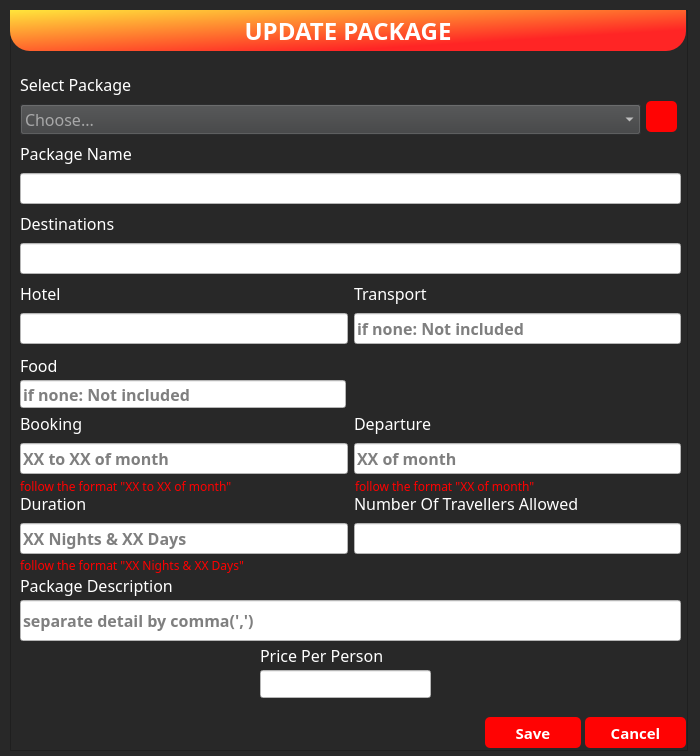
<?xml version="1.0" encoding="UTF-8"?>
<ui version="4.0">
 <class>updatePackage</class>
 <widget class="QDialog" name="updatePackage">
  <property name="geometry">
   <rect>
    <x>0</x>
    <y>0</y>
    <width>700</width>
    <height>756</height>
   </rect>
  </property>
  <property name="windowTitle">
   <string>Dialog</string>
  </property>
  <property name="styleSheet">
   <string notr="true">*{font-family:century gothic;
color:white;
}
QLabel{
font-size:16px;
}
#head{
border-bottom-left-radius: 20px;
border-bottom-right-radius: 20px;
background:qlineargradient(spread:pad, x1:0, y1:0, x2:1, y2:1, stop:0 #FFE53B, stop:0.74 #FF2525);
font-size:24px;
font-weight:bold;
}
QLineEdit{
font-size:16px;
font-weight:bold;
color:black;
background:white;
}
#updatePackage,#frame{
background:#282828;
}
#packageDescriptionEdit{
color:black;
background-color:white;
}
QPushButton {
font-size:15px;
font-weight:bold;
border:none;
border-radius:5px;
background: #ff0303;
}
QPushButton:hover {
background:#49ebff;
color:black;
}
#bookingValidate, #durationValidate, #departureValidate{
font-size:12px;
color:red;
background:transparent;
}
QComboBox{
font-size:16px;
background:#3e3f40;
}

QComboBox QAbstractItemView {
font-size:16px;
background-color:#3e3f40;
color:white;
}</string>
  </property>
  <widget class="QFrame" name="frame">
   <property name="geometry">
    <rect>
     <x>10</x>
     <y>10</y>
     <width>678</width>
     <height>741</height>
    </rect>
   </property>
   <property name="font">
    <font>
     <family>century gothic</family>
     <pointsize>12</pointsize>
    </font>
   </property>
   <property name="frameShape">
    <enum>QFrame::StyledPanel</enum>
   </property>
   <property name="frameShadow">
    <enum>QFrame::Raised</enum>
   </property>
   <widget class="QLabel" name="head">
    <property name="geometry">
     <rect>
      <x>0</x>
      <y>0</y>
      <width>676</width>
      <height>41</height>
     </rect>
    </property>
    <property name="text">
     <string>UPDATE PACKAGE</string>
    </property>
    <property name="alignment">
     <set>Qt::AlignCenter</set>
    </property>
   </widget>
   <widget class="QPushButton" name="saveButton">
    <property name="geometry">
     <rect>
      <x>475</x>
      <y>707</y>
      <width>96</width>
      <height>31</height>
     </rect>
    </property>
    <property name="text">
     <string>Save</string>
    </property>
   </widget>
   <widget class="QPushButton" name="cancelButton">
    <property name="geometry">
     <rect>
      <x>575</x>
      <y>707</y>
      <width>101</width>
      <height>31</height>
     </rect>
    </property>
    <property name="text">
     <string>Cancel</string>
    </property>
   </widget>
   <widget class="QWidget" name="verticalLayoutWidget">
    <property name="geometry">
     <rect>
      <x>10</x>
      <y>130</y>
      <width>661</width>
      <height>64</height>
     </rect>
    </property>
    <layout class="QVBoxLayout" name="verticalLayout">
     <item>
      <widget class="QLabel" name="packageNameLabel">
       <property name="text">
        <string>Package Name</string>
       </property>
      </widget>
     </item>
     <item>
      <widget class="QLineEdit" name="packageNameEdit"/>
     </item>
    </layout>
   </widget>
   <widget class="QWidget" name="verticalLayoutWidget_2">
    <property name="geometry">
     <rect>
      <x>10</x>
      <y>200</y>
      <width>661</width>
      <height>64</height>
     </rect>
    </property>
    <layout class="QVBoxLayout" name="verticalLayout_2">
     <item>
      <widget class="QLabel" name="destinationLabel">
       <property name="text">
        <string>Destinations</string>
       </property>
      </widget>
     </item>
     <item>
      <widget class="QLineEdit" name="destinationEdit"/>
     </item>
    </layout>
   </widget>
   <widget class="QWidget" name="gridLayoutWidget">
    <property name="geometry">
     <rect>
      <x>10</x>
      <y>270</y>
      <width>661</width>
      <height>64</height>
     </rect>
    </property>
    <layout class="QGridLayout" name="gridLayout">
     <item row="0" column="0">
      <widget class="QLabel" name="hotelLabel">
       <property name="text">
        <string>Hotel</string>
       </property>
      </widget>
     </item>
     <item row="0" column="1">
      <widget class="QLabel" name="transportLabel">
       <property name="text">
        <string>Transport</string>
       </property>
      </widget>
     </item>
     <item row="1" column="0">
      <widget class="QLineEdit" name="hotelEdit"/>
     </item>
     <item row="1" column="1">
      <widget class="QLineEdit" name="transportEdit">
       <property name="placeholderText">
        <string>if none: Not included</string>
       </property>
      </widget>
     </item>
    </layout>
   </widget>
   <widget class="QWidget" name="gridLayoutWidget_2">
    <property name="geometry">
     <rect>
      <x>10</x>
      <y>400</y>
      <width>661</width>
      <height>64</height>
     </rect>
    </property>
    <layout class="QGridLayout" name="gridLayout_2">
     <item row="0" column="1">
      <widget class="QLabel" name="departureLabel">
       <property name="text">
        <string>Departure</string>
       </property>
      </widget>
     </item>
     <item row="0" column="0">
      <widget class="QLabel" name="bookingStartsLabel">
       <property name="text">
        <string>Booking</string>
       </property>
      </widget>
     </item>
     <item row="1" column="0">
      <widget class="QLineEdit" name="bookingStartsEdit">
       <property name="placeholderText">
        <string>XX to XX of month</string>
       </property>
      </widget>
     </item>
     <item row="1" column="1">
      <widget class="QLineEdit" name="departureEdit">
       <property name="placeholderText">
        <string>XX of month</string>
       </property>
      </widget>
     </item>
    </layout>
   </widget>
   <widget class="QWidget" name="gridLayoutWidget_3">
    <property name="geometry">
     <rect>
      <x>10</x>
      <y>480</y>
      <width>661</width>
      <height>64</height>
     </rect>
    </property>
    <layout class="QGridLayout" name="gridLayout_3">
     <item row="0" column="1">
      <widget class="QLabel" name="NumOfTravellersLabel">
       <property name="text">
        <string>Number Of Travellers Allowed</string>
       </property>
      </widget>
     </item>
     <item row="0" column="0">
      <widget class="QLabel" name="durationLabel">
       <property name="text">
        <string>Duration</string>
       </property>
      </widget>
     </item>
     <item row="1" column="0">
      <widget class="QLineEdit" name="durationEdit">
       <property name="placeholderText">
        <string>XX Nights &amp; XX Days</string>
       </property>
      </widget>
     </item>
     <item row="1" column="1">
      <widget class="QLineEdit" name="NumOfTravellersEdit"/>
     </item>
    </layout>
   </widget>
   <widget class="QLabel" name="foodlabel">
    <property name="geometry">
     <rect>
      <x>10</x>
      <y>345</y>
      <width>331</width>
      <height>21</height>
     </rect>
    </property>
    <property name="text">
     <string>Food </string>
    </property>
   </widget>
   <widget class="QLineEdit" name="foodEdit">
    <property name="geometry">
     <rect>
      <x>10</x>
      <y>370</y>
      <width>326</width>
      <height>28</height>
     </rect>
    </property>
    <property name="placeholderText">
     <string>if none: Not included</string>
    </property>
   </widget>
   <widget class="QLineEdit" name="packageDescriptionEdit">
    <property name="geometry">
     <rect>
      <x>10</x>
      <y>590</y>
      <width>661</width>
      <height>41</height>
     </rect>
    </property>
    <property name="placeholderText">
     <string>separate detail by comma(',')</string>
    </property>
   </widget>
   <widget class="QLabel" name="packageDescriptionLabel">
    <property name="geometry">
     <rect>
      <x>10</x>
      <y>565</y>
      <width>331</width>
      <height>21</height>
     </rect>
    </property>
    <property name="text">
     <string>Package Description</string>
    </property>
   </widget>
   <widget class="QLineEdit" name="pricePerPersonEdit">
    <property name="geometry">
     <rect>
      <x>250</x>
      <y>660</y>
      <width>171</width>
      <height>28</height>
     </rect>
    </property>
    <property name="placeholderText">
     <string/>
    </property>
   </widget>
   <widget class="QLabel" name="pricePerPersonLabel">
    <property name="geometry">
     <rect>
      <x>250</x>
      <y>635</y>
      <width>171</width>
      <height>21</height>
     </rect>
    </property>
    <property name="text">
     <string>Price Per Person</string>
    </property>
   </widget>
   <widget class="QWidget" name="verticalLayoutWidget_3">
    <property name="geometry">
     <rect>
      <x>10</x>
      <y>60</y>
      <width>621</width>
      <height>65</height>
     </rect>
    </property>
    <layout class="QVBoxLayout" name="verticalLayout_3">
     <item>
      <widget class="QLabel" name="packageLabel">
       <property name="text">
        <string>Select Package</string>
       </property>
      </widget>
     </item>
     <item>
      <widget class="QComboBox" name="packageSelect">
       <property name="placeholderText">
        <string>Choose...</string>
       </property>
      </widget>
     </item>
    </layout>
   </widget>
   <widget class="QPushButton" name="searchButton">
    <property name="geometry">
     <rect>
      <x>636</x>
      <y>91</y>
      <width>31</width>
      <height>31</height>
     </rect>
    </property>
    <property name="text">
     <string/>
    </property>
    <property name="icon">
     <iconset resource="pics.qrc">
      <normaloff>:/search.svg</normaloff>:/search.svg</iconset>
    </property>
    <property name="iconSize">
     <size>
      <width>23</width>
      <height>22</height>
     </size>
    </property>
   </widget>
   <widget class="QLabel" name="bookingValidate">
    <property name="geometry">
     <rect>
      <x>10</x>
      <y>468</y>
      <width>321</width>
      <height>16</height>
     </rect>
    </property>
    <property name="text">
     <string>follow the format &quot;XX to XX of month&quot;</string>
    </property>
   </widget>
   <widget class="QLabel" name="departureValidate">
    <property name="geometry">
     <rect>
      <x>345</x>
      <y>468</y>
      <width>321</width>
      <height>16</height>
     </rect>
    </property>
    <property name="text">
     <string>follow the format &quot;XX of month&quot;</string>
    </property>
   </widget>
   <widget class="QLabel" name="durationValidate">
    <property name="geometry">
     <rect>
      <x>10</x>
      <y>547</y>
      <width>331</width>
      <height>16</height>
     </rect>
    </property>
    <property name="text">
     <string>follow the format &quot;XX Nights &amp; XX Days&quot;</string>
    </property>
   </widget>
  </widget>
 </widget>
 <resources>
  <include location="pics.qrc"/>
 </resources>
 <connections/>
</ui>
